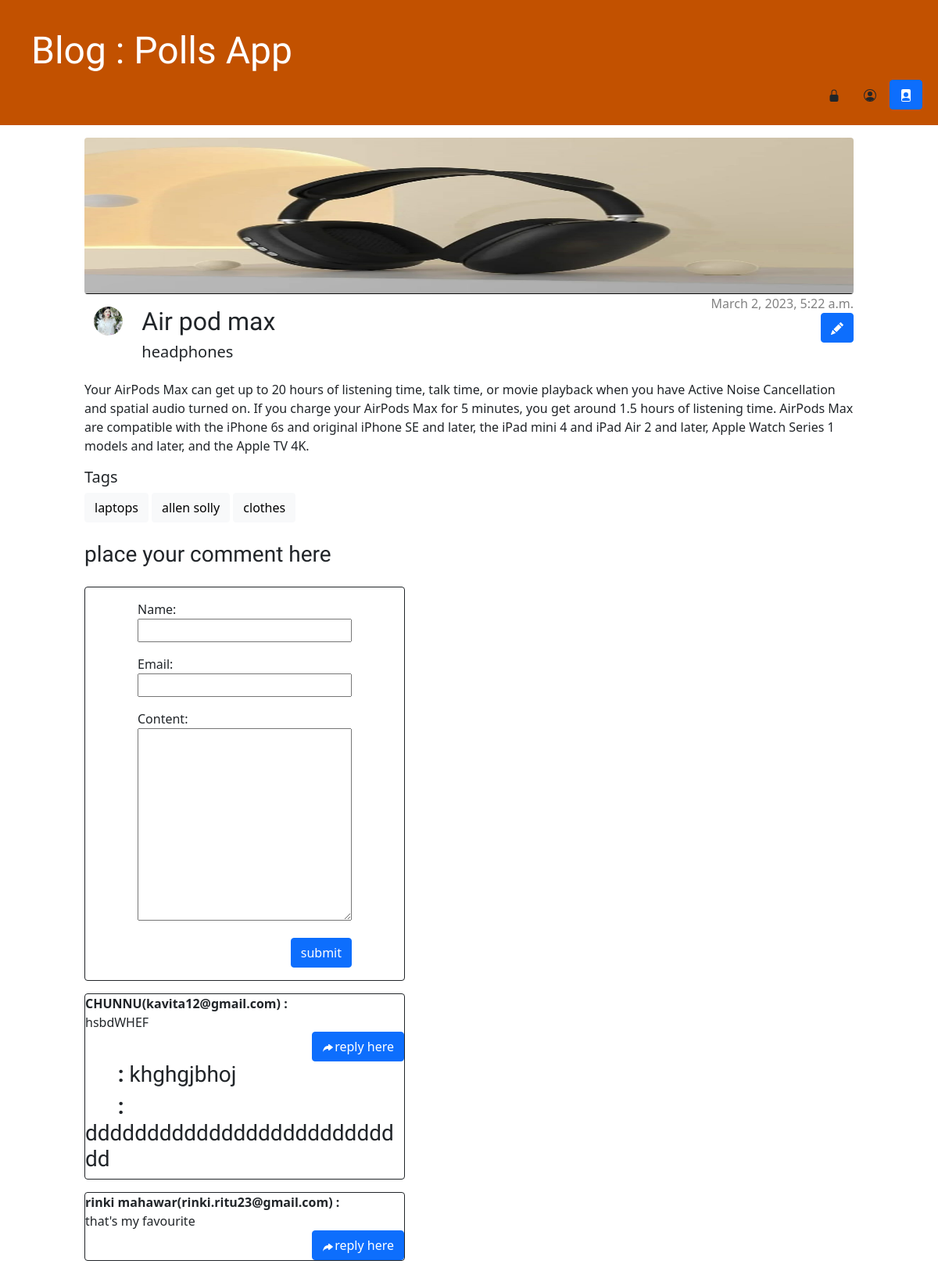
/post/air-pod-max (signed in), run on the app's committed database.
### blog/models.py (models this page shows, shortened)
class Post(models.Model):
    user =  models.ForeignKey(User, on_delete=models.CASCADE)
    title = models.CharField(max_length=120, null=True, blank=True)
    category = models.ForeignKey(Category, on_delete=models.CASCADE, null=True, blank=True)
    text = models.TextField()
    created_date = models.DateTimeField(default=timezone.now)
    published_date = models.DateTimeField(blank=True, null=True)
    draft = models.BooleanField(default=False)
    tag = models.ManyToManyField(Tags)
    slug = AutoSlugField(populate_from='title',unique=True)
    image = models.ImageField(upload_to='image/')
    thumbimage = models.ImageField(upload_to='thumbimage/')

class Category(models.Model):
    name = models.CharField(max_length=200)
    slug = AutoSlugField(populate_from='name',unique=True)
    def __str__(self):
        return self.name

class Tags(models.Model):
    name = models.CharField(max_length=40)
    slug = AutoSlugField(populate_from='name',unique=True)
    def __str__(self):
        return self.name

class Comment(models.Model):
    post = models.ForeignKey(Post, on_delete=models.CASCADE)
    name = models.CharField(max_length=80)
    content = models.TextField()
    date_posted = models.DateTimeField(default=now)
    email = models.EmailField(max_length=44,null=True,blank=True)
    parent = models.ForeignKey('self', null=True, blank=True, on_delete=models.CASCADE, related_name='replies')
    class Meta:
        ordering=['-date_posted']
    def __str__(self):
        return self.name
    @property
    def children(self):
        return Comment.objects.filter(parent=self).reverse()
    @property
    def is_parent(self):
        if self.parent is None:
            return True
        return False

### blog/views.py (the view)
# urls.py: path('post/<slug:slug>',views.post_detail, name='post_detail'),
def post_detail(request, slug):
    post = get_object_or_404(Post, slug=slug)
    comments = Comment.objects.filter(post=post)
    print(comments)
    if request.method == 'POST':
        form = CommentForm(request.POST)
        if form.is_valid():
            try :
                parent = request.POST.get('comment_id')
                parent = Comment.objects.filter(id = parent).last()
                print(parent, 'parent instanceeeee')
            except:
                parent=None
            comments = form.save(commit=False)
            comments.post = post
            comments.parent = parent
            comments.save()
        return redirect('blog:post_detail', slug=post.slug)
    else:
        form = CommentForm()
    return render(request, 'blog/post_detail.html', {'post': post, 'form': form, 'comments': comments})

### blog/forms.py
class CommentForm(forms.ModelForm):
    class Meta:
        model=Comment
        fields = ('name','email','content')

### blog/templates/blog/post_detail.html (shortened to what this page needs)
{% extends 'blog/base.html' %}
{% block content %}
<article class="post w-80">
    <img src="{{ post.image.url }}" class="rounded featured-image-list w-100 mt-3" alt="{{post.title}}" width="600" height="200" >
    <div class="row d-flex float-end" style="text-align: end;">
        {% if post.published_date %}
        <time class="date">
            {{ post.published_date }}
        </time>
        <aside class="actions" style="text-align: end;">
            <a class="btn btn-primary" href="{% url 'blog:post_edit' slug=post.slug %}" class="top-menu">
            </a>
        </aside>
        {% endif %}
    </div>
    <div class="row d-flex flex-row mt-3">
        <div class="col-md-1">
            <img src="{{ post.thumbimage.url }}" class="rounded-circle img-fluid" >
        </div>
        <div class=" col-md-6">
            <h2>{{ post.title }}</h2>
            <h5>{{ post.category }}</h5>
        </div>
    </div>
    <p class="mt-3">{{ post.text|linebreaksbr }}</p>
    <h5>Tags</h5>
    {% for tag in post.tag.all %}
     <button type="button" class="btn btn-light">{{   tag  }}</button>
    {% endfor %}
    <h3 class="my-4">place your comment here</h3>
    <div class="comment card border-dark col-5 " style="align-items: center;">
        <div class="w-75 p-3 " >
            <form method="post" class="post-form ">
                {{ form.as_p }}
                <button type="button" class="btn btn-primary float-end">submit</button>
            </form>
        </div>
    </div>
    {% for comment in comments %}
        {% if comment.is_parent %}
        <div class="mt-3 card border-dark col-5 mb-3"> <b>{{ comment.name}}({{comment.email}}) : </b> {{ comment.content }}
            <div class="col md-10 ">
                <aside class="actions float-end">
                    <a class="btn btn-primary reply-form formButton " data-id="formButton-{{comment.id}}">
                        {% include './icons/reply-fill.svg' %}reply here
                    </a>
                </aside>
            </div>
            {% for replies in comment.children %}
                <h3>&nbsp; &nbsp; &nbsp; <b>{{ replies.author }} : </b> {{ replies.content }}</h3>
            {% endfor %}
        </div>
        {% endif %}
    {% endfor %}
</article>
{% endblock %}

### blog/static/css/blog.css (style rules this page uses)
h1, h2, h3, h4 { font-family: 'Lobster', cursive; }
.date { color: #828282; }
.post-form textarea, .post-form input { width: 100%; }
.post { margin-bottom: 70px; }

### data on the page
Post: image (picture), published_date "March 2, 2023, 5:22 a.m.", thumbimage (picture), title "Air pod max", category "headphones", text "Your AirPods Max can get up to 20 hours of listening time, talk time, or movie playback when you have Active Noise Cancellation and spatial audio turned on. If you charge your AirPods Max for 5 minutes, you get around 1.5 hours of listening time. AirPods Max are compatible with the iPhone 6s and original iPhone SE and later, the iPad mini 4 and iPad Air 2 and later, Apple Watch Series 1 models and later, and the Apple TV 4K."
Tags: name "laptops"
Tags: name "allen solly"
Tags: name "clothes"
Comment: name "CHUNNU", email "kavita12@gmail.com", content "hsbdWHEF"
Comment: content "khghgjbhoj"
Comment: content "ddddddddddddddddddddddddddd"
Comment: name "rinki mahawar", email "rinki.ritu23@gmail.com", content "that's my favourite"
